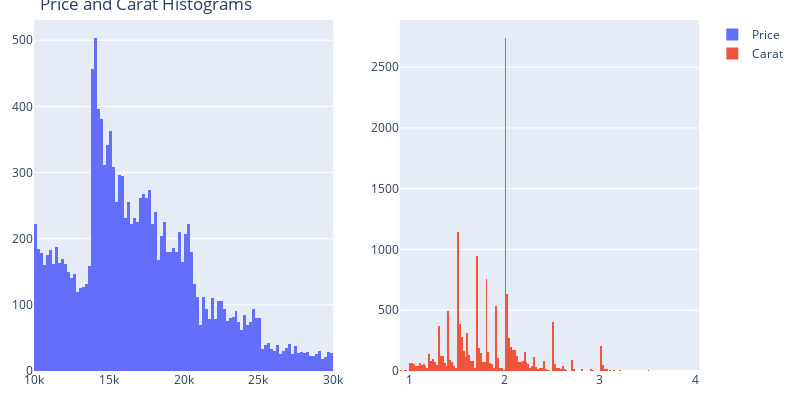

The code cell stored with this chart in its notebook:
### Code cell
# Histogram plots: see if price and carat are skewed
fig2 = make_subplots(rows=1, cols=2)

cols = ['price', 'carat']
for i, cc in enumerate(cols):
    r, c = int(i / 2 + 1), i % 2 + 1
    fig2.add_trace(go.Histogram(x=df[cc], name=cc.capitalize()), row=r, col=c)
fig2.update_layout(
    height=400, width=800,
    margin=dict(l=20, r=20, t=20, b=20),
    title_text="Price and Carat Histograms")
fig2.show()

### Figure 1 — Plotly figure (JSON) as saved in the notebook; plotly's stock layout.template omitted (floating-point values rounded to 4 significant figures; data arrays with more than 128 entries replaced by an {"elided": "..."} marker saying what was removed)
{"data": [{"name": "Price", "type": "histogram", "x": {"elided": "14705 int values"}, "xaxis": "x", "yaxis": "y"}, {"name": "Carat", "type": "histogram", "x": {"elided": "14705 float values"}, "xaxis": "x2", "yaxis": "y2"}], "layout": {"height": 400, "margin": {"b": 20, "l": 20, "r": 20, "t": 20}, "title": {"text": "Price and Carat Histograms"}, "width": 800, "xaxis": {"anchor": "y", "domain": [0, 0.45]}, "xaxis2": {"anchor": "y2", "domain": [0.55, 1]}, "yaxis": {"anchor": "x", "domain": [0, 1]}, "yaxis2": {"anchor": "x2", "domain": [0, 1]}}}
